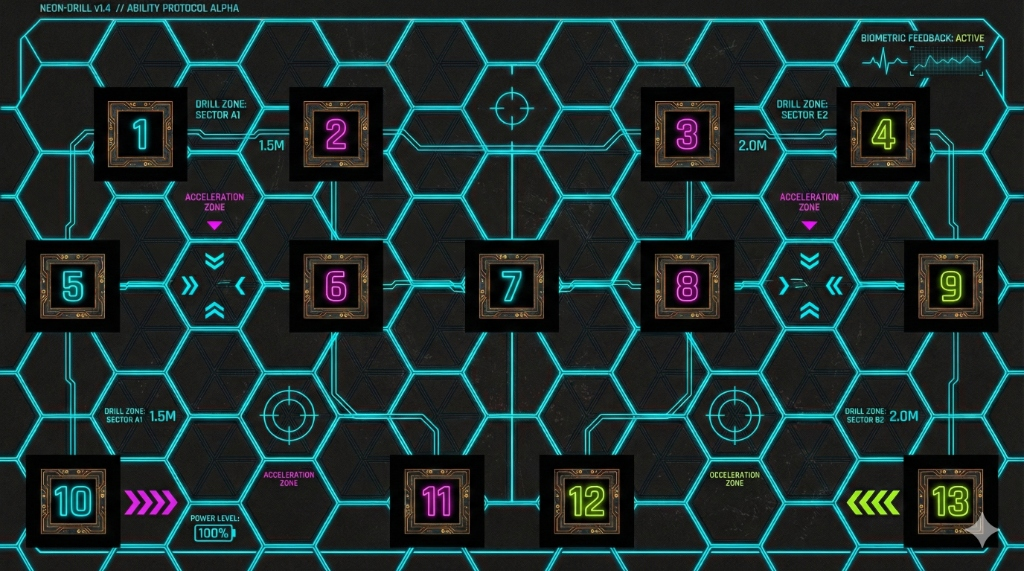
#> input picture map_image.jpg, 1024 x 571 px
$ python map_analysis.py
#> lines starting #> are read from the running program, lines starting #| are printed output that depends on the picture; after the words box and inside, x2 and y2 are one past the last pixel; in counts of white or black regions, pixels touching at a corner belong together
import cv2
import numpy as np
import json
import os

def analyze_map(image_path, output_path):
#> called with image_path = 'map_image.jpg', output_path = 'map_config.json'
    print(f"Analyzing {image_path}...")
    img = cv2.imread(image_path)
#> img is the input picture: shape (571, 1024, 3); mean B, G, R 46.6, 47.1, 28.4
    if img is None:
        print("Error: Could not read image.")
        return

    height, width = img.shape[:2]
#> height = 571; width = 1024
    print(f"Image dimensions: {width}x{height}")
#| Image dimensions: 1024x571

    # Convert to grayscale
    gray = cv2.cvtColor(img, cv2.COLOR_BGR2GRAY)
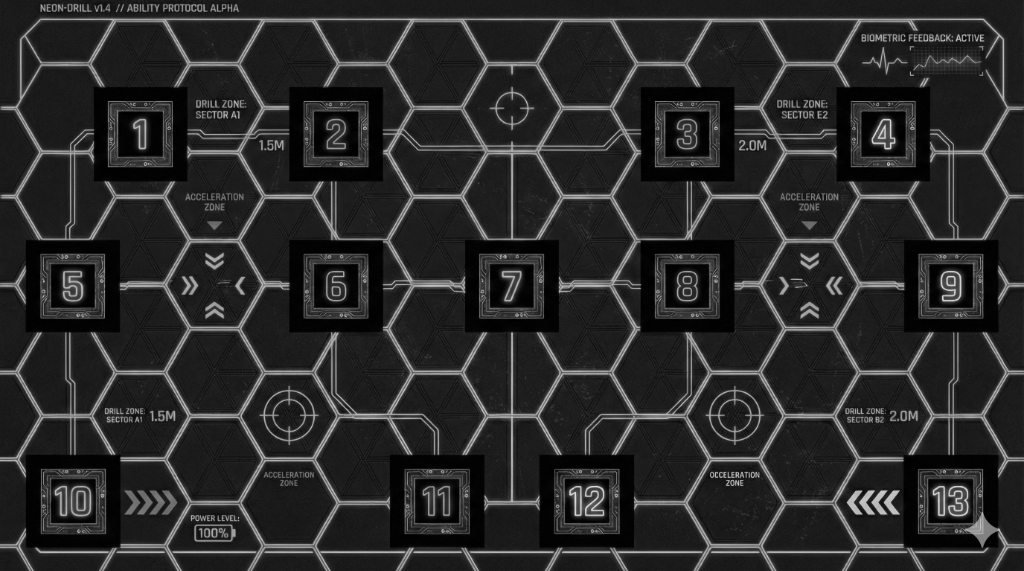
#> gray: shape (571, 1024); min 0, max 222, mean 41.5

    # Blur to reduce noise
    blurred = cv2.GaussianBlur(gray, (5, 5), 0)

    # Canny edge detection
    edges = cv2.Canny(blurred, 50, 150)
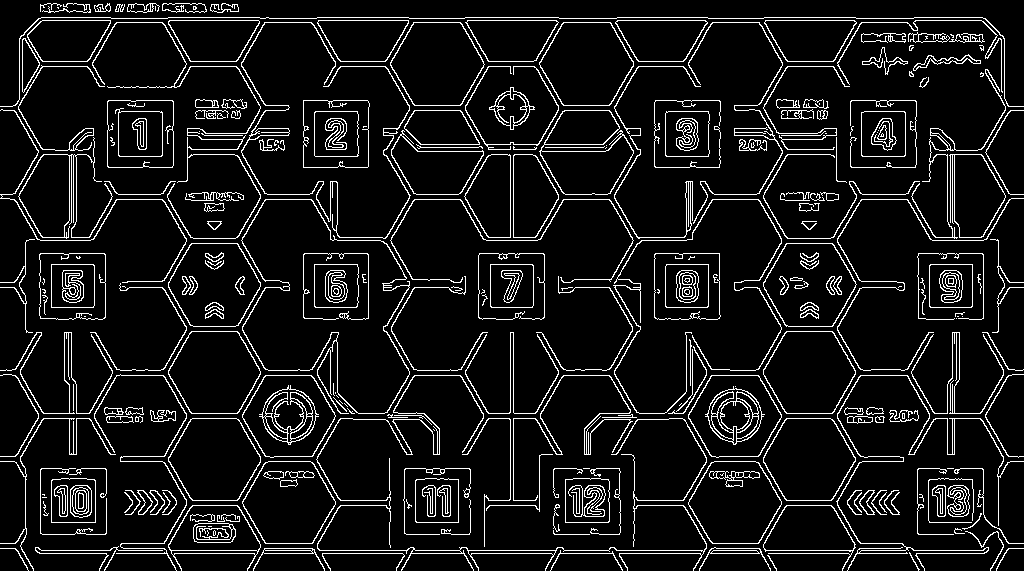
#> edges: shape (571, 1024); 8.7% white in thin lines or dots

    # Find contours
    contours, _ = cv2.findContours(edges, cv2.RETR_EXTERNAL, cv2.CHAIN_APPROX_SIMPLE)
#> contours = 220 contours, 95 with area under 20; largest, box (x1, y1, x2, y2) and area: (241, 199, 410, 414) 23128, (539, 22, 634, 106) 5916, (390, 22, 485, 106) 5904, (763, 243, 857, 327) 5871, (168, 243, 261, 327) 5864

    print(f"Found {len(contours)} contours.")
#| Found 220 contours.

    drill_zones = []

    debug_img = img.copy()

    for cnt in contours:
        # Approximate contour to polygon
        peri = cv2.arcLength(cnt, True)
        approx = cv2.approxPolyDP(cnt, 0.02 * peri, True)

        # Bounding rect
        x, y, w, h = cv2.boundingRect(approx)

        # Calculate area
        area = w * h

        # Filter by area (squares should be substantial)
        # Based on previous run, main squares are ~7000 pixels
        if 4000 < area < 12000:
            # Check aspect ratio (square-ish)
            aspect_ratio = w / float(h)
            if 0.8 < aspect_ratio < 1.2:
                # Calculate center
                center_x = x + w / 2
                center_y = y + h / 2

                # Store normalized data
                drill_zones.append({
                    "id": 0, # Placeholder
                    "center_x": center_x / width,
                    "center_y": center_y / height,
                    "width": w / width,
                    "height": h / height,
                    "raw_x": x,
                    "raw_y": y,
                    "raw_w": w,
                    "raw_h": h
                })
#> this loop made 220 passes
#> (peri, x, y, w, h, area, aspect_ratio, center_x) on passes 41, 47, 49, 50, 51, 54, 56, 83, 86, 94, 95, 97: (324.6, 955, 469, 69, 75, 5175, 0.92, 989.5), (436.8, 404, 468, 67, 67, 4489, 1, 437.5), (478.1, 40, 468, 67, 67, 4489, 1, 73.5), (294.4, 688, 461, 94, 83, 7802, 1.13, 735), (294.9, 242, 461, 94, 83, 7802, 1.13, 289), (292.9, 763, 418, 93, 83, 7719, 1.12, 809.5), (293.5, 168, 419, 92, 82, 7544, 1.12, 214), (294.9, 688, 375, 94, 82, 7708, 1.15, 735), (294.4, 242, 375, 94, 82, 7708, 1.15, 289), (993.2, 911, 332, 93, 82, 7626, 1.13, 957.5), (801.6, 465, 332, 94, 82, 7708, 1.15, 512), (294.1, 763, 331, 93, 83, 7719, 1.12, 809.5)
#> (peri, x, y, w, h, area, aspect_ratio) on passes 14, 15, 55, 96, 138, 158: (460, 765, 505, 91, 66, 6006, 1.38), (325.5, 168, 505, 93, 66, 6138, 1.41), (463.4, 462, 418, 49, 129, 6321, 0.38), (1060.5, 0, 332, 113, 82, 9266, 1.38), (518.9, 950, 154, 56, 84, 4704, 0.667), (306.2, 391, 130, 93, 64, 5952, 1.45)
#> after the loop, drill_zones = 33 items

    # Remove duplicates (nested contours often appear for thick lines)
    unique_zones = []
    for zone in drill_zones:
        is_duplicate = False
        for existing in unique_zones:
            dist = np.sqrt((zone["center_x"] - existing["center_x"])**2 +
                           (zone["center_y"] - existing["center_y"])**2)
            if dist < 0.02: # Threshold for duplicate
                is_duplicate = True
                # Keep the larger one
                if zone["raw_w"] * zone["raw_h"] > existing["raw_w"] * existing["raw_h"]:
                    existing.update(zone)
                break
        if not is_duplicate:
            unique_zones.append(zone)
#> this loop made 33 passes
#> after the loop, existing = 9 items; unique_zones = 33 items

    print(f"Filtered to {len(unique_zones)} potential zones.")
#| Filtered to 33 potential zones.

    # Sort by Y first (rows), then X (columns).
    unique_zones.sort(key=lambda z: z["center_y"])

    # Group into rows
    rows = []
    current_row = []
    if unique_zones:
        current_row.append(unique_zones[0])

        for i in range(1, len(unique_zones)):
            zone = unique_zones[i]
            prev_zone = unique_zones[i-1]

            # If Y difference is small, same row
            if abs(zone["center_y"] - prev_zone["center_y"]) < 0.1:
                current_row.append(zone)
            else:
                # Sort current row by X
                current_row.sort(key=lambda z: z["center_x"])
                rows.append(current_row)
                current_row = [zone]
#> this loop made 32 passes

        # Append last row
        current_row.sort(key=lambda z: z["center_x"])
        rows.append(current_row)

    # Assign IDs
    final_zones = []
    current_id = 1

    for row in rows:
        for zone in row:
            zone["id"] = current_id
            final_zones.append(zone)

            # Draw debug info
            cv2.rectangle(debug_img, (zone["raw_x"], zone["raw_y"]),
                          (zone["raw_x"] + zone["raw_w"], zone["raw_y"] + zone["raw_h"]), (0, 255, 0), 2)
            cv2.putText(debug_img, str(current_id), (zone["raw_x"], zone["raw_y"] - 5),
                        cv2.FONT_HERSHEY_SIMPLEX, 0.9, (0, 255, 0), 2)

            current_id += 1
#> this loop made 2 passes
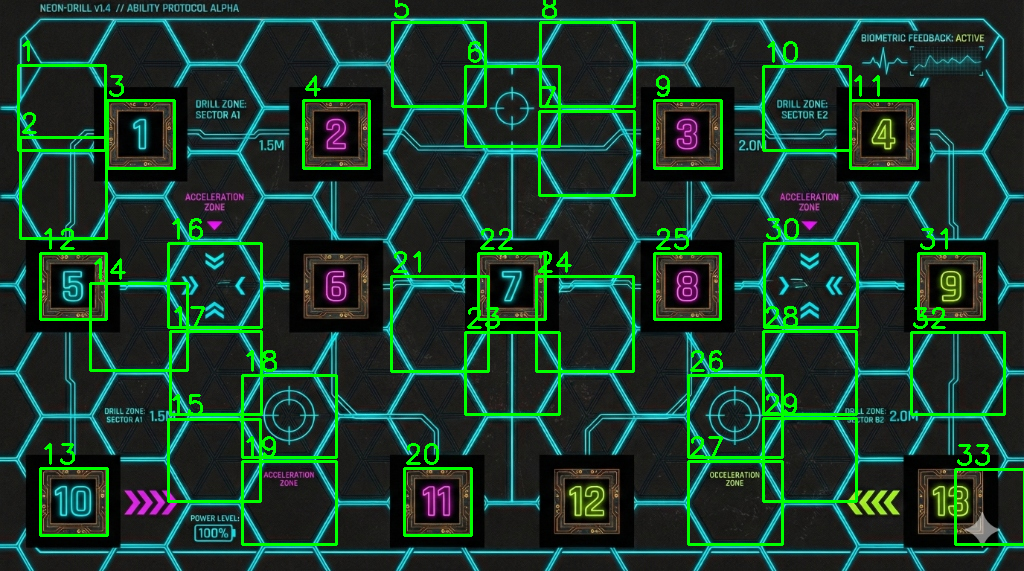
#> debug_img: shape (571, 1024, 3); 6.57% of pixels changed, all inside (x1, y1, x2, y2) = (17, 0, 1024, 546)

    # Save debug image
    cv2.imwrite("debug_map.jpg", debug_img)
    print("Saved debug_map.jpg")

    # Output JSON
    config = {
        "image_width": width,
        "image_height": height,
        "zones": [{
            "id": z["id"],
            "center": [z["center_x"], z["center_y"]],
            "size": [z["width"], z["height"]]
        } for z in final_zones]
    }

    with open(output_path, 'w') as f:
        json.dump(config, f, indent=2)

    print(f"Saved config to {output_path} with {len(final_zones)} zones.")
#| Saved config to map_config.json with 33 zones.

if __name__ == "__main__":
    analyze_map("map_image.jpg", "map_config.json")
